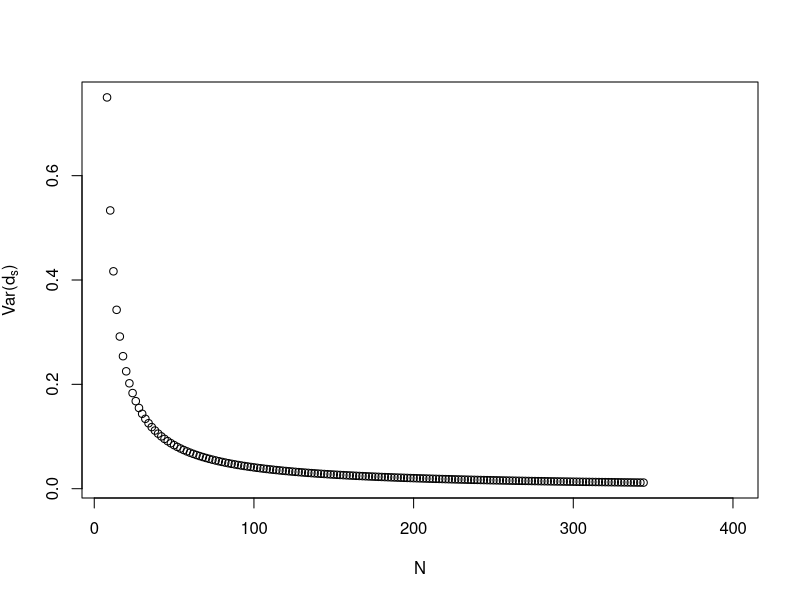
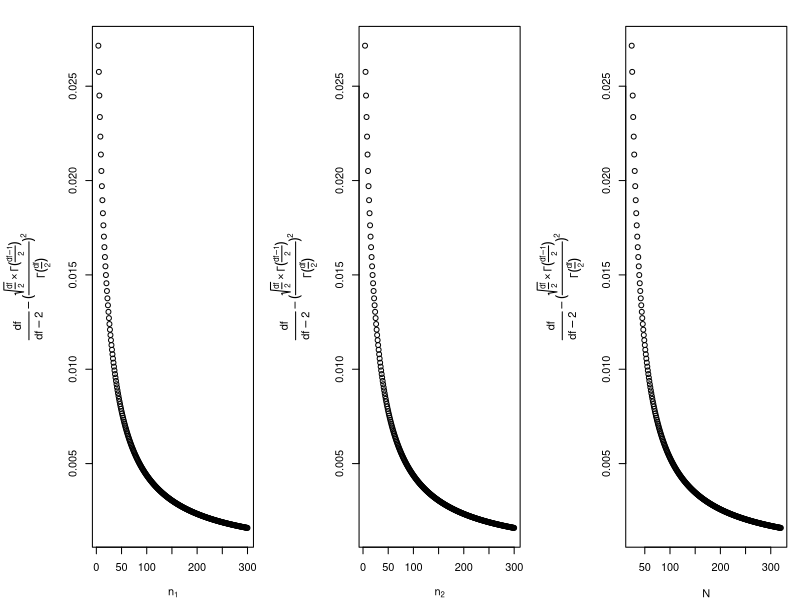
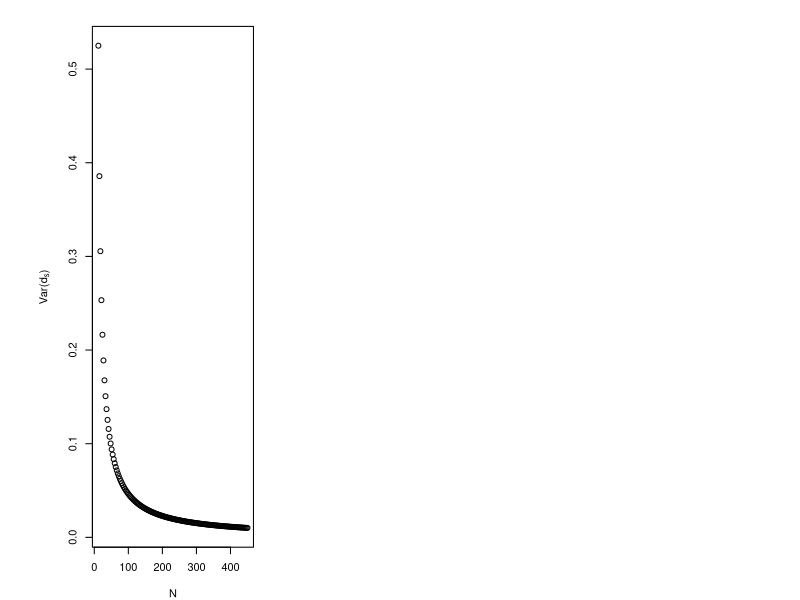
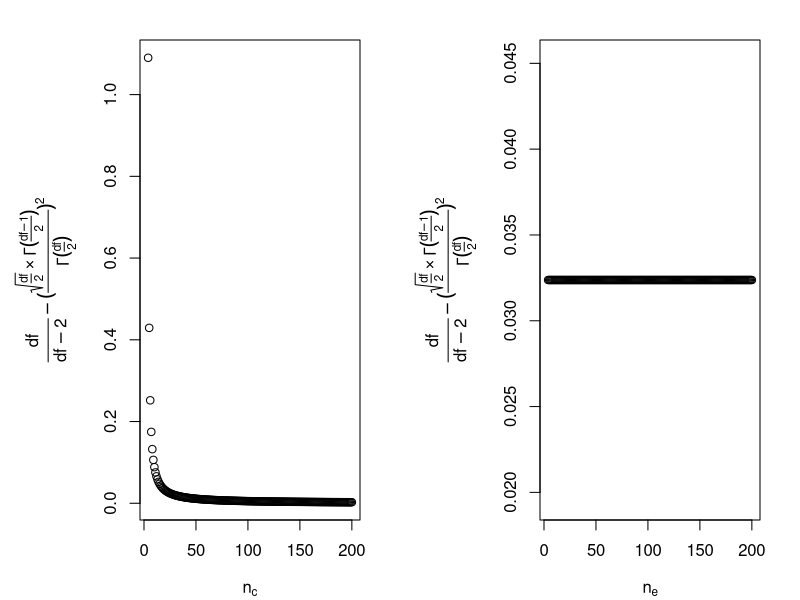
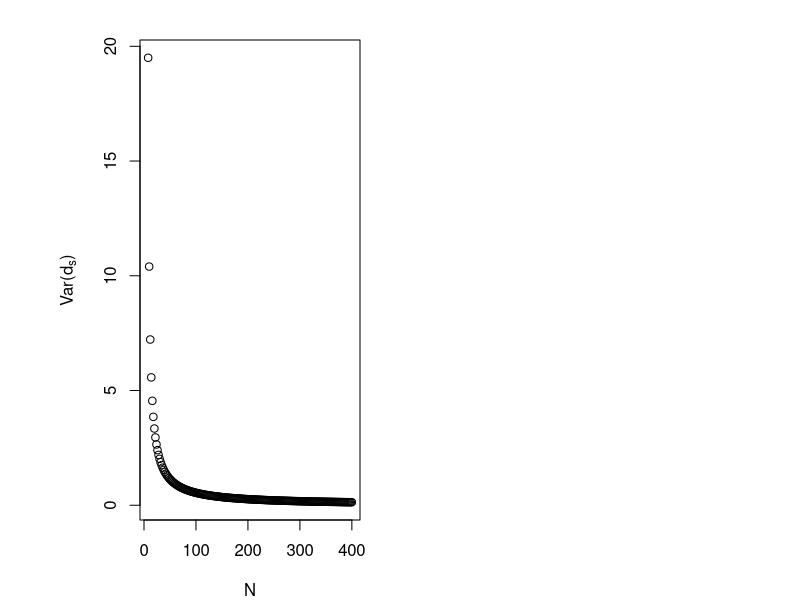
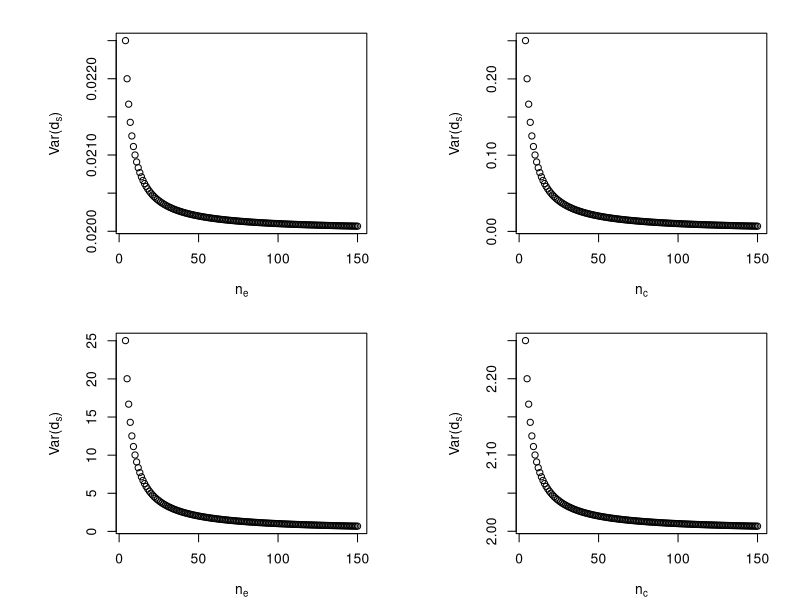
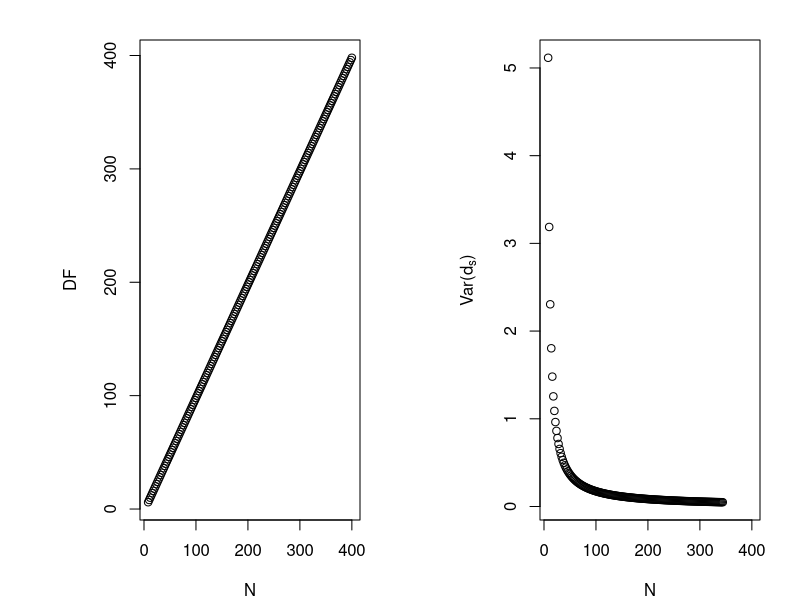
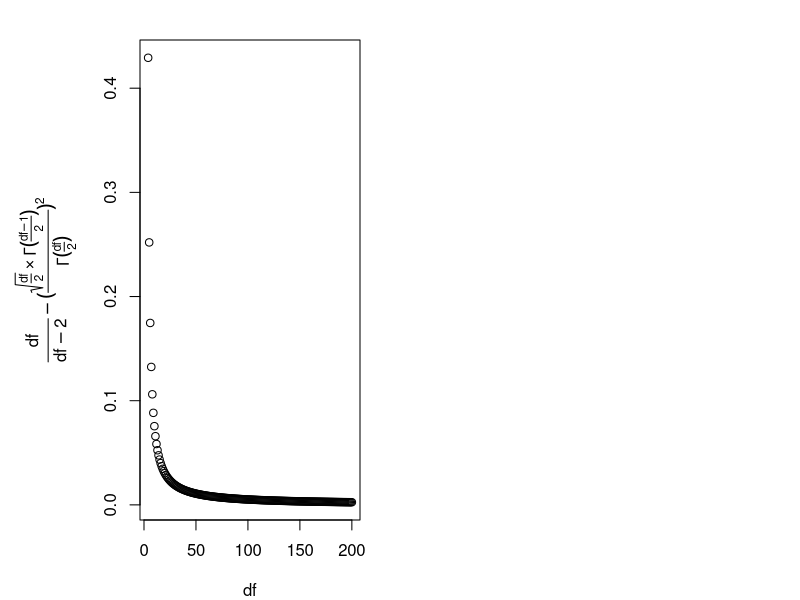

Here is the R script that generated these plots, in order:
## ---- chunk 1
Nsize=NULL
VAR=NULL

for (i in 4:200){
  delta_cohen = 0
  n1=i
  n2=i
  N = n1+n2
  df=N-2
  Nsize=c(Nsize,N)
  variance <-(N*df)/(n1*n2*(df-2)) + delta_cohen^2*(df/(df-2)-(sqrt(df/2)*gamma((df-1)/2)/gamma(df/2))^2)
  VAR=c(VAR,variance) 
}
## ---- chunk 2
plot(Nsize,VAR,xlab="N",ylab=expression(paste("Var(",d[s],")")))
## ---- chunk 3
nratio=NULL
VAR=NULL


for (i in 1:199){
  delta_cohen=0
  N <- 200
  n1 <- i
  n2 <- N-n1
  df <- N-2
  
  nratio <- c(nratio,n1/n2)
  variance <-(N*df)/(n1*n2*(df-2)) + delta_cohen^2*(df/(df-2)-(sqrt(df/2)*gamma((df-1)/2)/gamma(df/2))^2)
  VAR=c(VAR,variance) 
}

#Remarque: le deuxième terme de l'addition, dans le calcul de la variance, ne dépend pas du tout du nratio.Donc peu importe que delta_cohen = 0 ou autre chose, ça ne modifiera en rien l'impact du nratio.
## ---- chunk 4
N1=NULL
VAR1=NULL

for (i in 4:300){
  n1=i
  n2=20
  N = n1+n2
  df=N-2
  N1 <- c(N1,n1)
  variance <-(df/(df-2)-(sqrt(df/2)*gamma((df-1)/2)/gamma(df/2))^2) 
  VAR1=c(VAR1,variance) 
}

N2=NULL
VAR2=NULL

for (i in 4:300){
  n1=20
  n2=i
  N = n1+n2
  df=N-2
  N2 <- c(N2,n2)
  variance <- (df/(df-2)-(sqrt(df/2)*gamma((df-1)/2)/gamma(df/2))^2) 
  VAR2=c(VAR2,variance) 
}

Ntot=NULL
VAR=NULL

for (i in 4:300){
  n1=20
  n2=i
  N = n1+n2
  df=N-2
  Ntot <- c(Ntot,N)
  variance <- (df/(df-2)-(sqrt(df/2)*gamma((df-1)/2)/gamma(df/2))^2) 
  VAR=c(VAR,variance) 
}

## ---- chunk 5
par(mar=c(4,7,2,1),mfrow=c(1,3))
plot(N1,VAR1,xlab=expression(n[1]),ylab=expression(frac(df, df-2)- (frac(sqrt(frac(df,2)) %*% Gamma(frac(df-1,2)),Gamma(frac(df,2))))^2))
plot(N2,VAR2,xlab=expression(n[2]),ylab=expression(frac(df, df-2)- (frac(sqrt(frac(df,2)) %*% Gamma(frac(df-1,2)),Gamma(frac(df,2))))^2))
plot(Ntot,VAR,xlab="N",ylab=expression(frac(df, df-2)- (frac(sqrt(frac(df,2)) %*% Gamma(frac(df-1,2)),Gamma(frac(df,2))))^2))
## ---- chunk 6
Nsize=NULL
VAR=NULL

for (i in 4:150){
  delta_glass = 0
  sde=2
  sdc=2
  nc=2*i
  ne=i
  N = nc+ne
  df=nc-1
  Nsize <- c(Nsize,N)
  variance <-df/(df-2)*(1/nc+sde^2/(ne*sdc^2)) + delta_glass^2*(df/(df-2)-(sqrt(df/2)*gamma((df-1)/2)/gamma(df/2))^2)
  VAR=c(VAR,variance) 
}
## ---- chunk 7
plot(Nsize,VAR,xlab="N",ylab=expression(paste("Var(",d[s],")")))
## ---- chunk 8
nratio=NULL
VAR=NULL

for (i in 4:299){
  delta_glass=0
  sde=2
  sdc=2

  N <- 300
  nc <- i
  ne <- N-nc
  df <- nc-1

  nratio <- c(nratio,nc/ne)
  variance <-df/(df-2)*(1/nc+sde^2/(ne*sdc^2)) + delta_glass^2*(df/(df-2)-(sqrt(df/2)*gamma((df-1)/2)/gamma(df/2))^2)
  VAR=c(VAR,variance) 
}
## ---- chunk 9
Nc=NULL
VAR1=NULL

for (i in 4:200){
  delta_glass = 0
  sde=2
  sdc=2
  nc=i
  ne=20
  N = nc+ne
  df=nc-1
  Nc <- c(Nc,nc)
  variance <-(df/(df-2)-(sqrt(df/2)*gamma((df-1)/2)/gamma(df/2))^2) #df/(df-2)*(1/nc+sde^2/(ne*sdc^2)) + delta_glass^2*
  VAR1=c(VAR1,variance) 
}

Ne=NULL
VAR2=NULL

for (i in 4:200){
  delta_glass = 0
  sde=2
  sdc=2
  nc=20
  ne=i
  N = nc+ne
  df=nc-1
  Ne <- c(Ne,ne)
  variance <- (df/(df-2)-(sqrt(df/2)*gamma((df-1)/2)/gamma(df/2))^2) #df/(df-2)*(1/nc+sde^2/(ne*sdc^2)) + delta_glass^2*
  VAR2=c(VAR2,variance) 
}
## ---- chunk 10
par(mfrow=c(2,1),mar=c(4,7,2,2),mfrow=c(1,2))
plot(Nc,VAR1,xlab=expression(n[c]),ylab=expression(frac(df, df-2)- (frac(sqrt(frac(df,2)) %*% Gamma(frac(df-1,2)),Gamma(frac(df,2))))^2))
plot(Ne,VAR2,xlab=expression(n[e]),ylab=expression(frac(df, df-2)- (frac(sqrt(frac(df,2)) %*% Gamma(frac(df-1,2)),Gamma(frac(df,2))))^2))

## ---- chunk 11
nratio=NULL
VAR=NULL
delta_glass1=4

for (i in 4:99){
  
  sde=2
  sdc=2

  N <- 100
  nc <- i
  ne <- N-nc
  df <- nc-1

  nratio <- c(nratio,nc/ne)
  variance <-df/(df-2)*(1/nc+sde^2/(ne*sdc^2)) + delta_glass1^2*(df/(df-2)-(sqrt(df/2)*gamma((df-1)/2)/gamma(df/2))^2)
  VAR=c(VAR,variance) 
}

nratio2=NULL
VAR2=NULL
delta_glass2=7

for (i in 4:99){
  
  sde=2
  sdc=2

  N <- 100
  nc <- i
  ne <- N-nc
  df <- nc-1

  nratio2 <- c(nratio2,nc/ne)
  variance <-df/(df-2)*(1/nc+sde^2/(ne*sdc^2)) + delta_glass2^2*(df/(df-2)-(sqrt(df/2)*gamma((df-1)/2)/gamma(df/2))^2)
  VAR2=c(VAR2,variance) 
}

## ---- chunk 12
Nsize=NULL
VAR=NULL

for (i in 4:200){
  delta_glass = 0
  sde=10
  sdc=2
  nc=i
  ne=i
  N = nc+ne
  df=nc-1
  Nsize <- c(Nsize,N)
  variance <-df/(df-2)*(1/nc+sde^2/(ne*sdc^2)) + delta_glass^2*(df/(df-2)-(sqrt(df/2)*gamma((df-1)/2)/gamma(df/2))^2)
  VAR=c(VAR,variance) 
}
## ---- chunk 13
plot(Nsize,VAR,xlab="N",ylab=expression(paste("Var(",d[s],")")))
## ---- chunk 14
SDratio <- NULL
VAR <- NULL

for (i in 1:100){
  
  delta_glass <- 0
  ne=10
  nc=10
  N <- ne+nc
  sde <- 10
  sdc <- i
  df <- nc-1
  
  SDratio <- c(SDratio,sdc/sde)
  variance <-df/(df-2)*(1/nc+sde^2/(ne*sdc^2)) + delta_glass^2*(df/(df-2)-(sqrt(df/2)*gamma((df-1)/2)/gamma(df/2))^2)
  VAR=c(VAR,variance) 
}
## ---- chunk 15

VAR1=NULL
Ne1 = NULL
for (i in 4:150){
  delta_glass = 0
  sde=1
  sdc=10
  nc=50
  ne=i
  Ne1=c(Ne1,ne)
  df=nc-1
  variance <-(1/nc+sde^2/(ne*sdc^2)) + delta_glass^2*(df/(df-2)-(sqrt(df/2)*gamma((df-1)/2)/gamma(df/2))^2) #df/(df-2)
  VAR1=c(VAR1,variance) 
}

#------------------------------

VAR2=NULL
Nc2 = NULL
for (i in 4:150){
  delta_glass = 0
  sde=1
  sdc=10
  nc=i
  ne=50
  Nc2=c(Nc2,nc)
  df=nc-1
  variance <-(1/nc+sde^2/(ne*sdc^2)) + delta_glass^2*(df/(df-2)-(sqrt(df/2)*gamma((df-1)/2)/gamma(df/2))^2) #df/(df-2)
  VAR2=c(VAR2,variance) 
}

#------------------------------

VAR3=NULL
Ne3 = NULL
for (i in 4:150){
  delta_glass = 0
  sde=10
  sdc=1
  nc=50
  ne=i
  Ne3=c(Ne3,ne)
  df=nc-1
  variance <-(1/nc+sde^2/(ne*sdc^2)) + delta_glass^2*(df/(df-2)-(sqrt(df/2)*gamma((df-1)/2)/gamma(df/2))^2) #df/(df-2)
  VAR3=c(VAR3,variance) 
}

#------------------------------

VAR4=NULL
Nc4 = NULL
for (i in 4:150){
  delta_glass = 0
  sde=10
  sdc=1
  nc=i
  ne=50
  Nc4=c(Nc4,nc)
  df=nc-1
  variance <-(1/nc+sde^2/(ne*sdc^2)) + delta_glass^2*(df/(df-2)-(sqrt(df/2)*gamma((df-1)/2)/gamma(df/2))^2) #df/(df-2)
  VAR4=c(VAR4,variance) 
}

## ---- chunk 16
par(mfrow=c(2,2))

plot(Ne1,VAR1,xlab=expression(n[e]),ylab=expression(paste("Var(",d[s],")")))

plot(Nc2,VAR2,xlab=expression(n[c]),ylab=expression(paste("Var(",d[s],")")))

plot(Ne3,VAR3,xlab=expression(n[e]),ylab=expression(paste("Var(",d[s],")")))

plot(Nc4,VAR4,xlab=expression(n[c]),ylab=expression(paste("Var(",d[s],")")))
## ---- chunk 17
SDratio <- NULL
VAR <- NULL

for (i in 1:100){
  
  delta_glass <- 0
  ne=10
  nc=100
  N <- ne+nc
  sde <- 10
  sdc <- i
  df <- nc-1
  
  SDratio <- c(SDratio,sdc/sde)
  variance <-df/(df-2)*(1/nc+sde^2/(ne*sdc^2)) + delta_glass^2*(df/(df-2)-(sqrt(df/2)*gamma((df-1)/2)/gamma(df/2))^2)
  VAR=c(VAR,variance) 
}
## ---- chunk 18
var <- NULL
nratio <- NULL
DF <- NULL

for (i in 10:190){
  delta_cohendprime=0
  N <- 200
  n1 <- i
  n2 <- N-n1
  sd1 <- 3
  sd2 <- 3

  nratio <- c(nratio,n1/n2)
  df <- ((n1-1)*(n2-1)*(sd1^2+sd2^2)^2)/((n2-1)*sd1^4+(n1-1)*sd2^4)
  DF <- c(DF,df)
  variance <- df/(df-2)*((2*(sd1^2/n1+sd2^2/n2))/(sd1^2+sd2^2))+delta_cohendprime^2*(df/(df-2)-(sqrt(df/2)*gamma((df-1)/2)/gamma(df/2))^2)
  var <- c(var,variance)   
}
## ---- chunk 19
Nsize=NULL
var=NULL
DF=NULL

sd1=2
sd2=2

for (i in 4:200){
  delta_cohendprime=5
  n1=i
  n2=i
  N = n1+n2
  Nsize=c(Nsize,N)
  df <- ((n1-1)*(n2-1)*(sd1^2+sd2^2)^2)/((n2-1)*sd1^4+(n1-1)*sd2^4)
  DF <- c(DF,df)
  variance <- df/(df-2)*((2*(sd1^2/n1+sd2^2/n2))/(sd1^2+sd2^2))+delta_cohendprime^2*(df/(df-2)-(sqrt(df/2)*gamma((df-1)/2)/gamma(df/2))^2)
  var <- c(var,variance)   
}
## ---- chunk 20
par(mfrow=c(1,2))
plot(Nsize,DF,xlab="N")
plot(Nsize,var,xlab="N",ylab=expression(paste("Var(",d[s],")")))
## ---- chunk 21
DF=NULL
MODER=NULL

for (i in 4:200){
  df=i
  DF=c(DF,df)
  moder <-(df/(df-2)-(sqrt(df/2)*gamma((df-1)/2)/gamma(df/2))^2)
  MODER=c(MODER,moder) 
}
## ---- chunk 22
par(mar=c(4,7,2,2))
plot(DF,MODER,xlab="df",ylab=expression(frac(df, df-2)- (frac(sqrt(frac(df,2)) %*% Gamma(frac(df-1,2)),Gamma(frac(df,2))))^2))
## ---- chunk 23
var <- NULL
SDratio <- NULL
DF <- NULL

for (i in 1:100){
  
  delta_cohendprime=0
  n1=100
  n2=100
  N <- n1+n2
  sd2 <- 10
  sd1 <- i
  
  SDratio <- c(SDratio,sd1/sd2)
  df <- ((n1-1)*(n2-1)*(sd1^2+sd2^2)^2)/((n2-1)*sd1^4+(n1-1)*sd2^4)
  DF <- c(DF,df)

  variance <- df/(df-2)*((2*(sd1^2/n1+sd2^2/n2))/(sd1^2+sd2^2))+delta_cohendprime^2*(df/(df-2)-(sqrt(df/2)*gamma((df-1)/2)/gamma(df/2))^2)
  var <- c(var,variance)   

}
## ---- chunk 24
Nsize=NULL
var=NULL
DF=NULL

sd1=10
sd2=2

for (i in 4:200){
  n1=i
  n2=i
  N = n1+n2
  Nsize=c(Nsize,N)
  delta_cohendprime=0
  df <- ((n1-1)*(n2-1)*(sd1^2+sd2^2)^2)/((n2-1)*sd1^4+(n1-1)*sd2^4)
  DF <- c(DF,df)
  variance <- df/(df-2)*((2*(sd1^2/n1+sd2^2/n2))/(sd1^2+sd2^2))+delta_cohendprime^2*(df/(df-2)-(sqrt(df/2)*gamma((df-1)/2)/gamma(df/2))^2)
  var <- c(var,variance)   
}
## ---- chunk 25
par(mfrow=c(1,2))
plot(Nsize,DF,xlab="N")
plot(Nsize,var,xlab="N",ylab=expression(paste("Var(",d[s],")")))
## ---- chunk 26
var <- NULL
SD1 <- NULL
DF <- NULL

for (i in 1:100){
  n1=100
  n2=100
  N <- n1+n2
  sdratio = 1/2
  sd1 <- i
  sd2 <- sdratio*i
  delta_cohendprime=0
  SD1 <- c(SD1,sd1)
  df <- ((n1-1)*(n2-1)*(sd1^2+sd2^2)^2)/((n2-1)*sd1^4+(n1-1)*sd2^4)
  DF <- c(DF,df)
  variance <- df/(df-2)*((2*(sd1^2/n1+sd2^2/n2))/(sd1^2+sd2^2))+delta_cohendprime^2*(df/(df-2)-(sqrt(df/2)*gamma((df-1)/2)/gamma(df/2))^2)
  var <- c(var,variance)   
}
## ---- chunk 27
par(mfrow=c(1,2))
plot(SD1,DF,xlab=expression(sigma[1]))
#SDratio[DF==max(DF)]
plot(SD1,var,xlab=expression(sigma[1]),ylab=expression(paste("Var(",d[s],")")))
#SDratio[coeffmult==min(coeffmult)]
## ---- chunk 28
var <- NULL
Nsize <- NULL
DF <- NULL

for (i in 3:200){
  
  n1 <- i
  n2 <- 12*i
  N <- n1+n2
  sd1 <- 1.8
  sd2 <- 1
  Nsize <- c(Nsize,N)
  delta_cohendprime=0

  df <- ((n1-1)*(n2-1)*(sd1^2+sd2^2)^2)/((n2-1)*sd1^4+(n1-1)*sd2^4)
  DF <- c(DF,df)
  variance <- df/(df-2)*((2*(sd1^2/n1+sd2^2/n2))/(sd1^2+sd2^2))+delta_cohendprime^2*(df/(df-2)-(sqrt(df/2)*gamma((df-1)/2)/gamma(df/2))^2)
  var <- c(var,variance)   
}
## ---- chunk 29
par(mfrow=c(1,2))
plot(Nsize,DF,xlab="N")
plot(Nsize,var,xlab="N",ylab=expression(paste("Var(",d[s],")")))
## ---- chunk 30
var2 <- NULL
nratio2 <- NULL
DF2 <- NULL
DF_NUM2 <- NULL
DF_DENOM2 <- NULL

for (i in 10:190){
  
  delta_cohendprime <- 0
  N <- 200
  n1 <- i
  n2 <- N-n1
  sd2 <- 1
  sd1 <- sqrt(50-sd2^2) # so sqrt((sd1^2+sd2^2)/2)=5
  SDratio2=sd1/sd2
  nratio2 <- c(nratio2,n1/n2)
  df_num <- ((n1-1)*(n2-1)*(sd1^2+sd2^2)^2)
  df_denom <- ((n2-1)*sd1^4+(n1-1)*sd2^4)
  DF_NUM2 <- c(DF_NUM2, df_num)
  DF_DENOM2 <- c(DF_DENOM2, df_denom)
  df <- ((n1-1)*(n2-1)*(sd1^2+sd2^2)^2)/((n2-1)*sd1^4+(n1-1)*sd2^4)
  DF2 <- c(DF2,df)
  variance2 <- df/(df-2)*((2*(sd1^2/n1+sd2^2/n2))/(sd1^2+sd2^2))+delta_cohendprime^2*(df/(df-2)-(sqrt(df/2)*gamma((df-1)/2)/gamma(df/2))^2)
  var2 <- c(var2,variance2)   
}

var3 <- NULL
nratio3 <- NULL
DF3 <- NULL
DF_NUM3 <- NULL
DF_DENOM3 <- NULL

for (i in 10:190){

  delta_cohendprime <- 0  
  N <- 200
  n1 <- i
  n2 <- N-n1
  sd2 <- 2
  sd1 <- sqrt(50-sd2^2) # so sqrt((sd1^2+sd2^2)/2)=5
  SDratio3=sd1/sd2
  nratio3 <- c(nratio3,n1/n2)
  df_num <- ((n1-1)*(n2-1)*(sd1^2+sd2^2)^2)
  df_denom <- ((n2-1)*sd1^4+(n1-1)*sd2^4)
  DF_NUM3 <- c(DF_NUM3, df_num)
  DF_DENOM3 <- c(DF_DENOM3, df_denom)
  df <- ((n1-1)*(n2-1)*(sd1^2+sd2^2)^2)/((n2-1)*sd1^4+(n1-1)*sd2^4)
  DF3 <- c(DF3,df)
  variance3 <- df/(df-2)*((2*(sd1^2/n1+sd2^2/n2))/(sd1^2+sd2^2))+delta_cohendprime^2*(df/(df-2)-(sqrt(df/2)*gamma((df-1)/2)/gamma(df/2))^2)
  var3 <- c(var3,variance3)   
}

var4 <- NULL
nratio4 <- NULL
DF4 <- NULL
DF_NUM4 <- NULL
DF_DENOM4 <- NULL

for (i in 10:190){

  delta_cohendprime <- 0  
  N <- 200
  n1 <- i
  n2 <- N-n1
  sd2 <- 4
  sd1 <- sqrt(50-sd2^2) # so sqrt((sd1^2+sd2^2)/2)=5
  SDratio4=sd1/sd2
  nratio4 <- c(nratio4,n1/n2)
  df_num <- ((n1-1)*(n2-1)*(sd1^2+sd2^2)^2)
  df_denom <- ((n2-1)*sd1^4+(n1-1)*sd2^4)
  DF_NUM4 <- c(DF_NUM4, df_num)
  DF_DENOM4 <- c(DF_DENOM4, df_denom)
  df <- ((n1-1)*(n2-1)*(sd1^2+sd2^2)^2)/((n2-1)*sd1^4+(n1-1)*sd2^4)
  DF4 <- c(DF4,df)
  variance4 <- df/(df-2)*((2*(sd1^2/n1+sd2^2/n2))/(sd1^2+sd2^2))+delta_cohendprime^2*(df/(df-2)-(sqrt(df/2)*gamma((df-1)/2)/gamma(df/2))^2)
  var4 <- c(var4,variance4)   
}
## ---- chunk 31
var <- NULL
SD <- NULL
DF <- NULL

for (i in 2:200){
  
  n1 <- 23
  n2 <- 75
  N <- n1+n2
  sd1 <- i
  sd2 <- 8*i
  delta_cohendprime=0
    
  SD <- c(SD,sqrt((sd1^2+sd2^2)/2))
  df <- ((n1-1)*(n2-1)*(sd1^2+sd2^2)^2)/((n2-1)*sd1^4+(n1-1)*sd2^4)
  DF <- c(DF,df)
  variance <- df/(df-2)*((2*(sd1^2/n1+sd2^2/n2))/(sd1^2+sd2^2))+delta_cohendprime^2*(df/(df-2)-(sqrt(df/2)*gamma((df-1)/2)/gamma(df/2))^2)
  var <- c(var,variance)   
  }

## ---- chunk 32
par(mfrow=c(1,2))
plot(SD,DF,xlab=expression(sigma))
abline(v=0)
plot(SD,var,xlab=expression(sigma),ylab=expression(paste("Var(",d[s],")")))
abline(v=0)
## ---- chunk 33
var <- NULL
nratio <- NULL
DF <- NULL

for (i in 10:190){
  delta_shieh=0
  N <- 200
  n1 <- i 
  n2 <- N-n1
  sd1 <- 2
  sd2 <- 2
  nratio <- c(nratio,n1/n2)
  df <- (sd1^2/n1+sd2^2/n2)^2/((sd1^2/n1)^2/(n1-1)+(sd2^2/n2)^2/(n2-1))
  DF <- c(DF,df)
  variance <- df/((df-2)*N)+delta_shieh^2*(df/(df-2)-(sqrt(df/2)*gamma((df-1)/2)/gamma(df/2))^2)
  var <- c(var,variance)   
}
## ---- chunk 34
Nsize=NULL
var=NULL
DF=NULL

sd1=2
sd2=2

for (i in 4:200){
  delta_shieh=0
  n1=i
  n2=i
  N = n1+n2
  Nsize=c(Nsize,N)
  df <- (sd1^2/n1+sd2^2/n2)^2/((sd1^2/n1)^2/(n1-1)+(sd2^2/n2)^2/(n2-1))
  DF <- c(DF,df)
  variance <- df/((df-2)*N)+delta_shieh^2*(df/(df-2)-(sqrt(df/2)*gamma((df-1)/2)/gamma(df/2))^2)
  var <- c(var,variance)   
}
## ---- chunk 35
Nsize=NULL
var=NULL
DF=NULL

sd1=2
sd2=2

for (i in 4:200){
  delta_shieh=0
  n1=12
  n2=i
  N = n1+n2
  Nsize=c(Nsize,N)
  df <- (sd1^2/n1+sd2^2/n2)^2/((sd1^2/n1)^2/(n1-1)+(sd2^2/n2)^2/(n2-1))
  DF <- c(DF,df)
  variance <- df/((df-2)*N)+delta_shieh^2*(df/(df-2)-(sqrt(df/2)*gamma((df-1)/2)/gamma(df/2))^2)
  var <- c(var,variance)   
}

Nsize2=NULL
var2=NULL
DF2=NULL

sd1=2
sd2=2

for (i in 4:200){
  delta_shieh=0
  n1=i
  n2=12
  N = n1+n2
  Nsize2=c(Nsize2,N)
  df <- (sd1^2/n1+sd2^2/n2)^2/((sd1^2/n1)^2/(n1-1)+(sd2^2/n2)^2/(n2-1))
  DF2 <- c(DF2,df)
  variance <- df/((df-2)*N)+delta_shieh^2*(df/(df-2)-(sqrt(df/2)*gamma((df-1)/2)/gamma(df/2))^2)
  var2 <- c(var2,variance)   
}

## ---- chunk 36
par(mfrow=c(2,2))
plot(Nsize,DF,xlab="N")
plot(Nsize,var,ylab=expression(paste("Var(",d[s],")")),xlab="N")

plot(Nsize2,DF2,xlab="N",ylab="DF")
plot(Nsize2,var2,ylab=expression(paste("Var(",d[s],")")),xlab="N")

## ---- chunk 37
DF=NULL
MODER=NULL

for (i in 4:200){
  df=i
  DF=c(DF,df)
  moder <-(df/(df-2)-(sqrt(df/2)*gamma((df-1)/2)/gamma(df/2))^2)
  MODER=c(MODER,moder) 
}
## ---- chunk 38
par(mar=c(4,7,2,2))
plot(DF,MODER,xlab="df",ylab=expression(frac(df, df-2)- (frac(sqrt(frac(df,2)) %*% Gamma(frac(df-1,2)),Gamma(frac(df,2))))^2))
## ---- chunk 39
var <- NULL
SDratio <- NULL
DF <- NULL

for (i in 1:100){
  
  n1=100
  n2=100
  N <- n1+n2
  sd2 <- 10
  sd1 <- i
  
  SDratio <- c(SDratio,sd1/sd2)
  df <- (sd1^2/n1+sd2^2/n2)^2/((sd1^2/n1)^2/(n1-1)+(sd2^2/n2)^2/(n2-1))
  DF <- c(DF,df)
  variance <- df/((df-2)*N)+delta_shieh^2*(df/(df-2)-(sqrt(df/2)*gamma((df-1)/2)/gamma(df/2))^2)
  var <- c(var,variance)   
}
## ---- chunk 40
Nsize=NULL
var=NULL
DF=NULL

sd1=12
sd2=1.4786

for (i in 4:200){
  n1=i
  n2=i
  N = n1+n2
  Nsize=c(Nsize,N)
  df = (sd1^2/n1+sd2^2/n2)^2/((sd1^2/n1)^2/(n1-1)+(sd2^2/n2)^2/(n2-1)) 
  DF = c(DF,df)
  variance <- df/((df-2)*N)+delta_shieh^2*(df/(df-2)-(sqrt(df/2)*gamma((df-1)/2)/gamma(df/2))^2)
  var <- c(var,variance)   
}
## ---- chunk 41
par(mfrow=c(1,2))
plot(Nsize,DF,xlab="N")
plot(Nsize,var,ylab=expression(paste("Var(",d[s],")")),xlab="N")
## ---- chunk 42
var <- NULL
SD1 <- NULL
DF <- NULL

for (i in 1:200){
  n1=100
  n2=100
  N <- n1+n2
  sdratio = 3
  sd1 <- i
  sd2 <- sdratio*i

  SD1 <- c(SD1,sd1)
  df <- (sd1^2/n1+sd2^2/n2)^2/((sd1^2/n1)^2/(n1-1)+(sd2^2/n2)^2/(n2-1))
  DF <- c(DF,df)
  variance <- df/((df-2)*N)+delta_shieh^2*(df/(df-2)-(sqrt(df/2)*gamma((df-1)/2)/gamma(df/2))^2)
  var <- c(var,variance)   
}
## ---- chunk 43
par(mfrow=c(1,2))
plot(SD1,DF,xlab=expression(sigma[1]))
#SDratio[DF==max(DF)]
plot(SD1,var,ylab=expression(paste("Var(",d[s],")")),xlab=expression(sigma[1]))
#SDratio[coeffmult==min(coeffmult)]
## ---- chunk 44
var <- NULL
Nsize <- NULL
DF <- NULL

for (i in 4:200){
  
  n1 <- 12*i
  n2 <- i
  N <- n1+n2
  sd1 <- 1.8
  sd2 <- 1
  
  df <- (sd1^2/n1+sd2^2/n2)^2/((sd1^2/n1)^2/(n1-1)+(sd2^2/n2)^2/(n2-1))
  DF <- c(DF,df)
  Nsize <- c(Nsize,N)
  variance <- df/((df-2)*N)+delta_shieh^2*(df/(df-2)-(sqrt(df/2)*gamma((df-1)/2)/gamma(df/2))^2)
  var <- c(var,variance)   
}

## ---- chunk 45
Nsize=NULL
var=NULL
DF=NULL

  sd1 <- 1.8
  sd2 <- 1

for (i in 4:200){
  n1=i
  n2=20
  N = n1+n2
  Nsize=c(Nsize,N)
  df = (sd1^2/n1+sd2^2/n2)^2/((sd1^2/n1)^2/(n1-1)+(sd2^2/n2)^2/(n2-1))
  DF = c(DF,df)
  variance <- df/((df-2)*N)+delta_shieh^2*(df/(df-2)-(sqrt(df/2)*gamma((df-1)/2)/gamma(df/2))^2)
  var <- c(var,variance)   
}

Nsize2=NULL
var2=NULL
DF2=NULL

  sd1 <- 1.8
  sd2 <- 1

for (i in 4:200){
  n1=20
  n2=i
  N = n1+n2
  Nsize2=c(Nsize2,N)
  df = (sd1^2/n1+sd2^2/n2)^2/((sd1^2/n1)^2/(n1-1)+(sd2^2/n2)^2/(n2-1))
  DF2 = c(DF2,df)
  variance <- df/((df-2)*N)+delta_shieh^2*(df/(df-2)-(sqrt(df/2)*gamma((df-1)/2)/gamma(df/2))^2)
  var2 <- c(var2,variance)   
}

Nsize3=NULL
var3=NULL
DF3=NULL

  sd1 <- 1
  sd2 <- 1.8

for (i in 4:200){
  n1=i
  n2=20
  N = n1+n2
  Nsize3=c(Nsize3,N)
  df = (sd1^2/n1+sd2^2/n2)^2/((sd1^2/n1)^2/(n1-1)+(sd2^2/n2)^2/(n2-1))
  DF3 = c(DF3,df)
  variance <- df/((df-2)*N)+delta_shieh^2*(df/(df-2)-(sqrt(df/2)*gamma((df-1)/2)/gamma(df/2))^2)
  var3 <- c(var3,variance)   
}

Nsize4=NULL
var4=NULL
DF4=NULL

  sd1 <- 1
  sd2 <- 1.8

for (i in 4:200){
  n1=20
  n2=i
  N = n1+n2
  Nsize4=c(Nsize4,N)
  df = (sd1^2/n1+sd2^2/n2)^2/((sd1^2/n1)^2/(n1-1)+(sd2^2/n2)^2/(n2-1))
  DF4 = c(DF4,df)
  variance <- df/((df-2)*N)+delta_shieh^2*(df/(df-2)-(sqrt(df/2)*gamma((df-1)/2)/gamma(df/2))^2)
  var4 <- c(var4,variance)   
}
  
## ---- chunk 46
par(mfrow=c(2,2))
#plot(Nsize,DF,xlab="N")
plot(Nsize,var,ylab=expression(paste("Var(",d[s],")")),xlab="N")

#plot(Nsize2,DF2,xlab="N")
plot(Nsize2,var2,ylab=expression(paste("Var(",d[s],")")),xlab="N")

#plot(Nsize3,DF3,xlab="N")
plot(Nsize3,var3,ylab=expression(paste("Var(",d[s],")")),xlab="N")

#plot(Nsize4,DF4,xlab="N")
plot(Nsize4,var4,ylab=expression(paste("Var(",d[s],")")),xlab="N")

## ---- chunk 47
var2 <- NULL
nratio2 <- NULL
DF2 <- NULL
DF_NUM2 <- NULL
DF_DENOM2 <- NULL

for (i in 10:190){
  
  N <- 200
  n1 <- i
  n2 <- N-n1
  sd2 <- 1
  sd1 <- sqrt(50-sd2^2) # so sqrt((sd1^2+sd2^2)/2)=5
  SDratio2=sd1/sd2
  nratio2 <- c(nratio2,n1/n2)
  df_num <- (sd1^2/n1+sd2^2/n2)^2
  df_denom <- ((sd1^2/n1)^2/(n1-1)+(sd2^2/n2)^2/(n2-1))
  df <- (sd1^2/n1+sd2^2/n2)^2/((sd1^2/n1)^2/(n1-1)+(sd2^2/n2)^2/(n2-1))
  DF2 <- c(DF2,df)
  DF_NUM2 <- c(DF_NUM2, df_num)
  DF_DENOM2 <- c(DF_DENOM2, df_denom)

  variance <- df/((df-2)*N)+delta_shieh^2*(df/(df-2)-(sqrt(df/2)*gamma((df-1)/2)/gamma(df/2))^2)
  var2 <- c(var2,variance)   
}

var3 <- NULL
nratio3 <- NULL
DF3 <- NULL
DF_NUM3 <- NULL
DF_DENOM3 <- NULL

for (i in 10:190){
  
  N <- 200
  n1 <- i
  n2 <- N-n1
  sd2 <- 2
  sd1 <- sqrt(50-sd2^2) # so sqrt((sd1^2+sd2^2)/2)=5
  SDratio3=sd1/sd2
  nratio3 <- c(nratio3,n1/n2)
  df_num <- (sd1^2/n1+sd2^2/n2)^2
  df_denom <- ((sd1^2/n1)^2/(n1-1)+(sd2^2/n2)^2/(n2-1))
  df <- (sd1^2/n1+sd2^2/n2)^2/((sd1^2/n1)^2/(n1-1)+(sd2^2/n2)^2/(n2-1))
  DF_NUM3 <- c(DF_NUM3, df_num)
  DF_DENOM3 <- c(DF_DENOM3, df_denom)
  DF3 <- c(DF3,df)
  variance <- df/((df-2)*N)+delta_shieh^2*(df/(df-2)-(sqrt(df/2)*gamma((df-1)/2)/gamma(df/2))^2)
  var3 <- c(var3,variance)   
}

var4 <- NULL
nratio4 <- NULL
DF4 <- NULL
DF_NUM4 <- NULL
DF_DENOM4 <- NULL

for (i in 10:190){
  
  N <- 200
  n1 <- i
  n2 <- N-n1
  sd2 <- 4
  sd1 <- sqrt(50-sd2^2) # so sqrt((sd1^2+sd2^2)/2)=5
  SDratio4=sd1/sd2
  nratio4 <- c(nratio4,n1/n2)
  df_num <- (sd1^2/n1+sd2^2/n2)^2
  df_denom <- ((sd1^2/n1)^2/(n1-1)+(sd2^2/n2)^2/(n2-1))
  df <- (sd1^2/n1+sd2^2/n2)^2/((sd1^2/n1)^2/(n1-1)+(sd2^2/n2)^2/(n2-1))
  DF_NUM4 <- c(DF_NUM4, df_num)
  DF_DENOM4 <- c(DF_DENOM4, df_denom)
  df <- ((n1-1)*(n2-1)*(sd1^2+sd2^2)^2)/((n2-1)*sd1^4+(n1-1)*sd2^4)
  DF4 <- c(DF4,df)
  variance <- df/((df-2)*N)+delta_shieh^2*(df/(df-2)-(sqrt(df/2)*gamma((df-1)/2)/gamma(df/2))^2)
  var4 <- c(var4,variance)   
}
## ---- chunk 48
var <- NULL
SD <- NULL
DF <- NULL

for (i in 2:200){
  
  n1 <- 60
  n2 <- 12
  N <- n1+n2
  sd1 <- i
  sd2 <- 8*i
  
  df <- (sd1^2/n1+sd2^2/n2)^2/((sd1^2/n1)^2/(n1-1)+(sd2^2/n2)^2/(n2-1))
  DF <- c(DF,df)
  SD <- c(SD,sqrt((sd1^2+sd2^2)/2))
  variance <- df/((df-2)*N)+delta_shieh^2*(df/(df-2)-(sqrt(df/2)*gamma((df-1)/2)/gamma(df/2))^2)
  var <- c(var,variance)   
}

## ---- chunk 49
par(mfrow=c(2,2))
plot(SD,DF,xlab=expression(sigma))
abline(v=0)
plot(SD,var,ylab=expression(paste("Var(",d[s],")")),xlab=expression(sigma))
abline(v=0)
